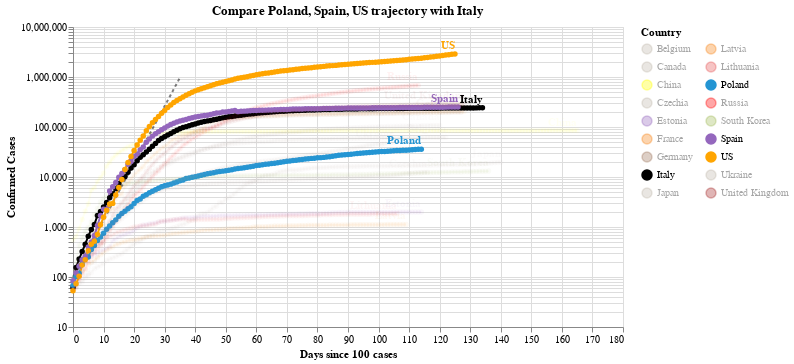

Source (notebook cell):
### Code cell
#hide_input
chart2 = make_since_chart(dff2, ['Poland', 'Spain', 'US'], baseline_countries)
chart2

### Figure 1 — Vega-Lite specification as saved in the notebook (floating-point values rounded to 4 significant figures; data arrays with more than 128 entries replaced by an {"elided": "..."} marker saying what was removed)
{"config": {"view": {"continuousWidth": 400, "continuousHeight": 300}}, "layer": [{"data": {"name": "data-628230001892d6798b50651be41d1b3e"}, "mark": {"type": "line", "color": "black", "opacity": 0.5, "strokeDash": [3, 3]}, "encoding": {"x": {"type": "quantitative", "field": "Days since 100 cases"}, "y": {"type": "quantitative", "field": "Confirmed Cases"}}}, {"data": {"name": "data-82b8e781aee89ab26d24d80b4b476fea"}, "mark": {"type": "line", "point": true}, "encoding": {"color": {"type": "nominal", "field": "Country", "legend": {"columns": 2}, "scale": {"domain": ["Belgium", "Canada", "China", "Czechia", "Estonia", "France", "Germany", "Italy", "Japan", "Latvia", "Lithuania", "Poland", "Russia", "South Korea", "Spain", "US", "Ukraine", "United Kingdom"], "range": ["#C1B7AD", "#C1B7AD", "yellow", "#C1B7AD", "#9467bd", "#F58518", "#9D755D", "black", "#C1B7AD", "#F58518", "#E45756", "#2495D3", "red", "#A1BA59", "#9467bd", "orange", "#C1B7AD", "brown"]}}, "opacity": {"condition": {"value": 1, "selection": "selector004"}, "value": 0.05}, "tooltip": [{"type": "nominal", "field": "Country"}, {"type": "temporal", "field": "Date"}, {"type": "quantitative", "field": "Confirmed Cases"}, {"type": "quantitative", "field": "Days since 100 cases"}], "x": {"type": "quantitative", "field": "Days since 100 cases"}, "y": {"type": "quantitative", "field": "Confirmed Cases", "scale": {"type": "log"}}}, "selection": {"selector004": {"type": "multi", "fields": ["Country"], "bind": "legend", "init": [{"Country": "Poland"}, {"Country": "Spain"}, {"Country": "US"}, {"Country": "Italy"}]}}, "width": 550}, {"data": {"name": "data-82b8e781aee89ab26d24d80b4b476fea"}, "mark": {"type": "text", "align": "right", "dy": -8, "fontWeight": "bold"}, "encoding": {"color": {"type": "nominal", "field": "Country", "legend": {"columns": 2}, "scale": {"domain": ["Belgium", "Canada", "China", "Czechia", "Estonia", "France", "Germany", "Italy", "Japan", "Latvia", "Lithuania", "Poland", "Russia", "South Korea", "Spain", "US", "Ukraine", "United Kingdom"], "range": ["#C1B7AD", "#C1B7AD", "yellow", "#C1B7AD", "#9467bd", "#F58518", "#9D755D", "black", "#C1B7AD", "#F58518", "#E45756", "#2495D3", "red", "#A1BA59", "#9467bd", "orange", "#C1B7AD", "brown"]}}, "opacity": {"condition": {"value": 1, "selection": "selector004"}, "value": 0.05}, "text": {"type": "nominal", "field": "Country"}, "tooltip": [{"type": "nominal", "field": "Country"}, {"type": "temporal", "field": "Date"}, {"type": "quantitative", "field": "Confirmed Cases"}, {"type": "quantitative", "field": "Days since 100 cases"}], "x": {"type": "quantitative", "field": "Days since 100 cases"}, "y": {"type": "quantitative", "field": "Confirmed Cases", "scale": {"type": "log"}}}, "transform": [{"filter": "(datum['Date'] >= 1593907200000)"}], "width": 550}], "title": "Compare Poland, Spain, US trajectory with Italy", "$schema": "https://vega.github.io/schema/vega-lite/v4.0.2.json", "datasets": {"data-628230001892d6798b50651be41d1b3e": [{"Days since 100 cases": 0, "Confirmed Cases": 100.0}, {"Days since 100 cases": 1, "Confirmed Cases": 130.0}, {"Days since 100 cases": 2, "Confirmed Cases": 169.0}, {"Days since 100 cases": 3, "Confirmed Cases": 219.7}, {"Days since 100 cases": 4, "Confirmed Cases": 285.6}, {"Days since 100 cases": 5, "Confirmed Cases": 371.3}, {"Days since 100 cases": 6, "Confirmed Cases": 482.7}, {"Days since 100 cases": 7, "Confirmed Cases": 627.5}, {"Days since 100 cases": 8, "Confirmed Cases": 815.7}, {"Days since 100 cases": 9, "Confirmed Cases": 1060.0}, {"Days since 100 cases": 10, "Confirmed Cases": 1379.0}, {"Days since 100 cases": 11, "Confirmed Cases": 1792.0}, {"Days since 100 cases": 12, "Confirmed Cases": 2330.0}, {"Days since 100 cases": 13, "Confirmed Cases": 3029.0}, {"Days since 100 cases": 14, "Confirmed Cases": 3937.0}, {"Days since 100 cases": 15, "Confirmed Cases": 5119.0}, {"Days since 100 cases": 16, "Confirmed Cases": 6654.0}, {"Days since 100 cases": 17, "Confirmed Cases": 8650.0}, {"Days since 100 cases": 18, "Confirmed Cases": 11250.0}, {"Days since 100 cases": 19, "Confirmed Cases": 14620.0}, {"Days since 100 cases": 20, "Confirmed Cases": 19000.0}, {"Days since 100 cases": 21, "Confirmed Cases": 24710.0}, {"Days since 100 cases": 22, "Confirmed Cases": 32120.0}, {"Days since 100 cases": 23, "Confirmed Cases": 41750.0}, {"Days since 100 cases": 24, "Confirmed Cases": 54280.0}, {"Days since 100 cases": 25, "Confirmed Cases": 70560.0}, {"Days since 100 cases": 26, "Confirmed Cases": 91730.0}, {"Days since 100 cases": 27, "Confirmed Cases": 119300.0}, {"Days since 100 cases": 28, "Confirmed Cases": 155000.0}, {"Days since 100 cases": 29, "Confirmed Cases": 201500.0}, {"Days since 100 cases": 30, "Confirmed Cases": 262000.0}, {"Days since 100 cases": 31, "Confirmed Cases": 340600.0}, {"Days since 100 cases": 32, "Confirmed Cases": 442800.0}, {"Days since 100 cases": 33, "Confirmed Cases": 575600.0}, {"Days since 100 cases": 34, "Confirmed Cases": 748300.0}, {"Days since 100 cases": 35, "Confirmed Cases": 972800.0}], "data-82b8e781aee89ab26d24d80b4b476fea": {"elided": "2246 records"}}}
